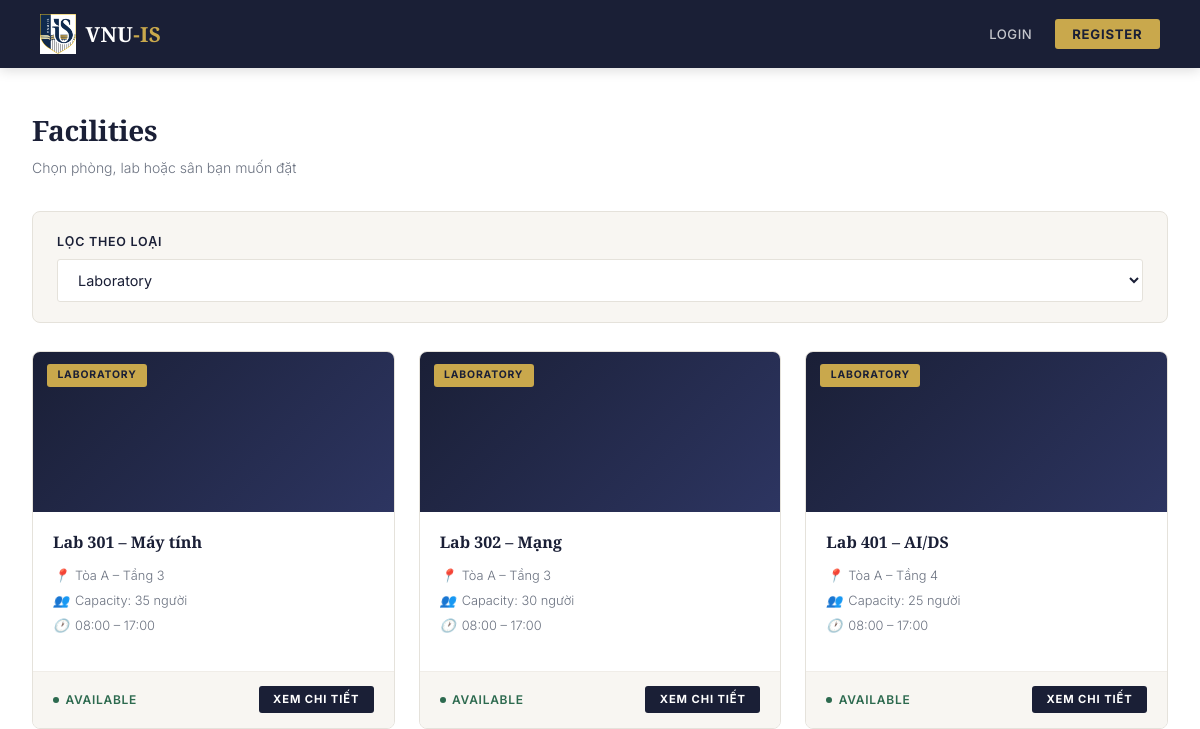
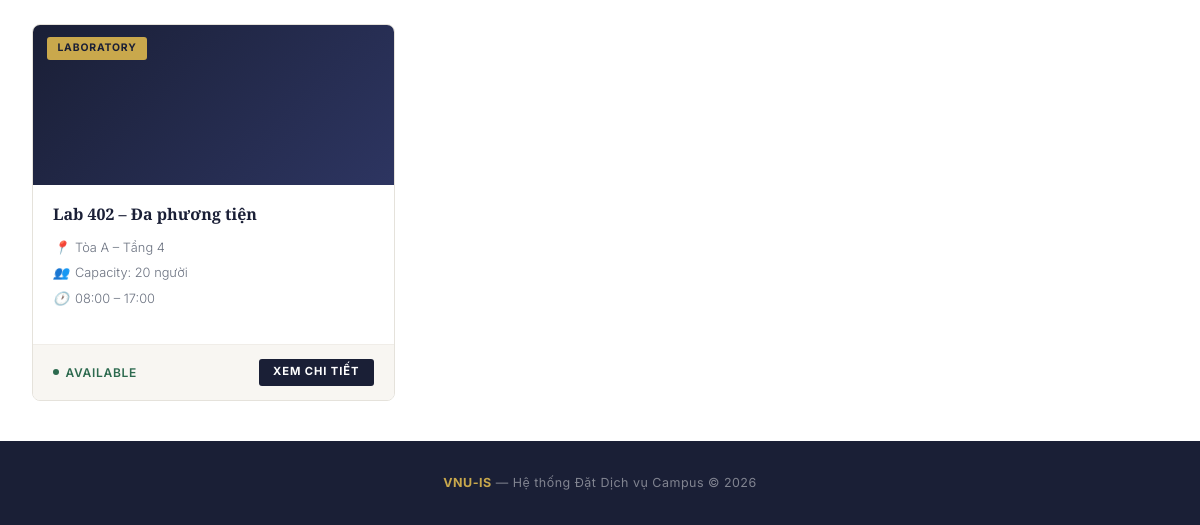
Before: /user/facilities.php?category=2 with the older database file (2 pictures, top to bottom).
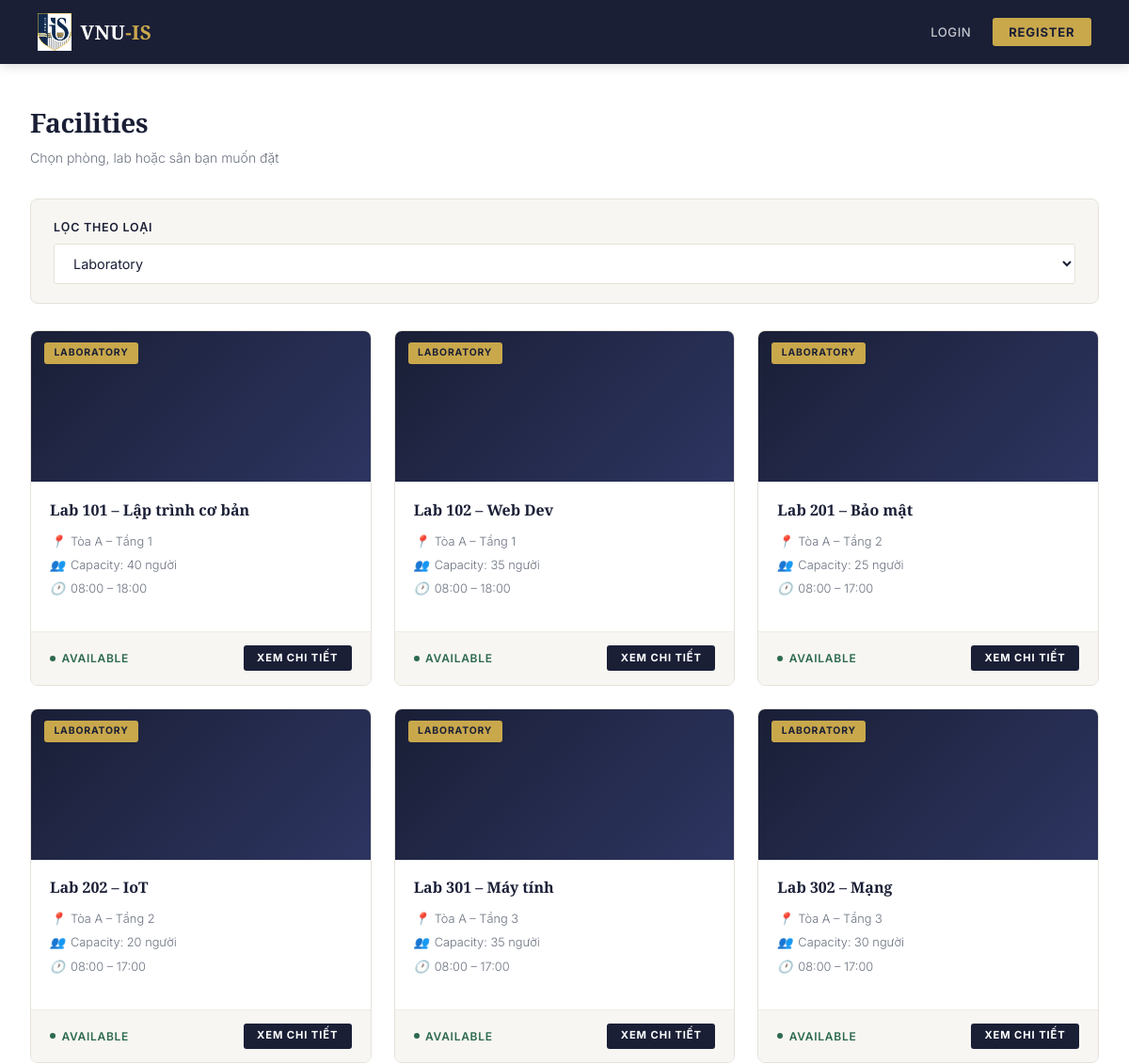
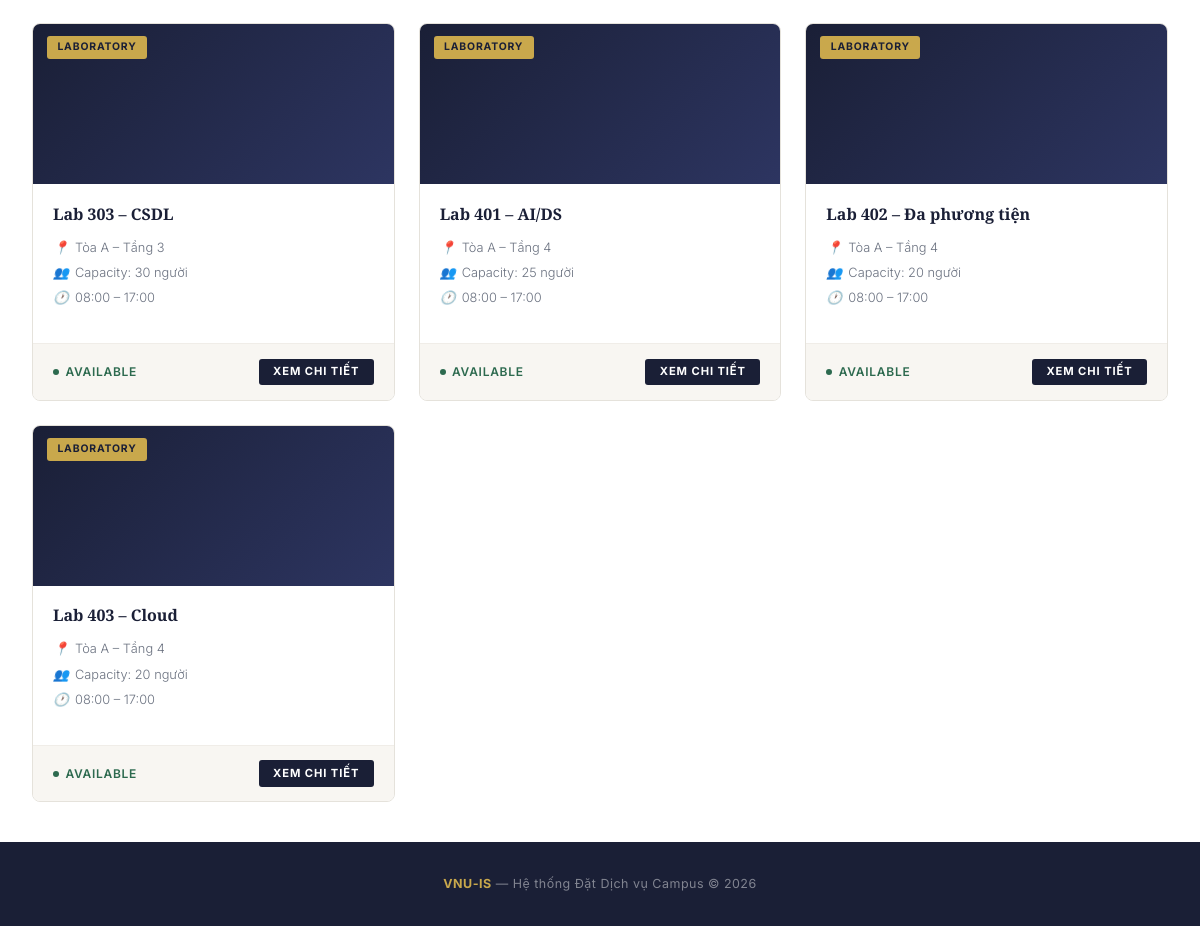
After: the same page with the newer database file (2 pictures, top to bottom).
### tables this page shows
CREATE TABLE facilities (
    facility_id INT AUTO_INCREMENT PRIMARY KEY,
    category_id INT NOT NULL,
    facility_name VARCHAR(150) NOT NULL,
    location VARCHAR(200) NOT NULL,
    capacity INT NOT NULL,
    open_time TIME NOT NULL,
    close_time TIME NOT NULL,
    facility_status ENUM('available', 'unavailable') NOT NULL DEFAULT 'available',
    description TEXT DEFAULT NULL,
    FOREIGN KEY (category_id) REFERENCES facility_categories(category_id),
    UNIQUE KEY unique_facility_location (facility_name, location)
);

CREATE TABLE facility_categories (
    category_id INT AUTO_INCREMENT PRIMARY KEY,
    category_name VARCHAR(100) NOT NULL UNIQUE,
    description VARCHAR(255) DEFAULT NULL
);

### backend/core/Auth.php (called while the page is built, shortened)
<?php
class Auth
{
    public static function isLoggedIn(): bool
    {
        return isset($_SESSION['user_id']);
    }
}

### includes/auth.php (called while the page is built, shortened)
<?php
function isLoggedIn(): bool { return Auth::isLoggedIn(); }

### config/database.php (called while the page is built, shortened)
<?php
function getDB(): PDO
{
    static $pdo = null;
    if ($pdo === null) {
        $pdo = new PDO(
            'mysql:host=' . DB_HOST . ';dbname=' . DB_NAME . ';charset=utf8mb4',
            DB_USER,
            DB_PASS,
            [
                PDO::ATTR_ERRMODE => PDO::ERRMODE_EXCEPTION,
                PDO::ATTR_DEFAULT_FETCH_MODE => PDO::FETCH_ASSOC,
            ]
        );
    }
    return $pdo;
}

### backend/core/Database.php (called while the page is built, shortened)
<?php
class Database
{
    private static ?PDO $connection = null;
    public static function getConnection(): PDO
    {
        if (self::$connection === null) {
            self::$connection = getDB();
        }
        return self::$connection;
    }
}

### backend/services/FacilityService.php (called while the page is built, shortened)
<?php
class FacilityService
{
    private FacilityModel $facilityModel;
    private FacilityCategoryModel $categoryModel;
    public function __construct()
    {
        $this->facilityModel = new FacilityModel();
        $this->categoryModel = new FacilityCategoryModel();
    }
    public function getCategoriesSimple(): array
    {
        return $this->categoryModel->findAllSimple();
    }
    public function getAvailableFacilities(?int $categoryId = null): array
    {
        return $this->facilityModel->findAvailable($categoryId);
    }
}

### backend/models/BaseModel.php (called while the page is built, shortened)
<?php
abstract class BaseModel
{
    public function __construct()
    {
        $this->db = Database::getConnection();
    }
}

### backend/models/FacilityCategoryModel.php (called while the page is built, shortened)
<?php
class FacilityCategoryModel extends BaseModel
{
    public function findAllSimple(): array
    {
        return $this->db->query("SELECT * FROM facility_categories ORDER BY category_name")->fetchAll();
    }
}

### backend/core/Helpers.php (called while the page is built, shortened)
<?php
function e(?string $value): string
{
    return htmlspecialchars($value ?? '', ENT_QUOTES, 'UTF-8');
}
function formatTime(?string $time): string
{
    return substr($time, 0, 5);
}

### backend/models/FacilityModel.php (called while the page is built, shortened)
<?php
class FacilityModel extends BaseModel
{
    public function findAvailable(?int $categoryId = null): array
    {
        $sql = "
            SELECT f.*, c.category_name
            FROM facilities f
            INNER JOIN facility_categories c ON f.category_id = c.category_id
            WHERE f.facility_status = 'available'
        ";
        $params = [];
        if ($categoryId) {
            $sql .= " AND f.category_id = ?";
            $params[] = $categoryId;
        }
        $sql .= " ORDER BY c.category_name, f.facility_name";
        $stmt = $this->db->prepare($sql);
        $stmt->execute($params);
        return $stmt->fetchAll();
    }
}

### user/facilities.php (the view, shortened to what this page needs)
<?php
require_once __DIR__ . '/../includes/auth.php';
$facilityService = new FacilityService();
$categoryFilter = isset($_GET['category']) ? (int) $_GET['category'] : 0;
$facilities = $facilityService->getAvailableFacilities($categoryFilter ?: null);
$categories = $facilityService->getCategoriesSimple();
require_once __DIR__ . '/../includes/header.php';
?>
<p class="page-title">Facilities</p>
<p class="page-subtitle">Chọn phòng, lab hoặc sân bạn muốn đặt</p>
<form method="GET" class="filter-bar">
    <div class="form-group">
        <label>Lọc theo loại</label>
        <select name="category" class="form-control" onchange="this.form.submit()">
            <?php foreach ($categories as $c): ?>
                <option value="<?= $c['category_id'] ?>" <?= $categoryFilter == $c['category_id'] ? 'selected' : '' ?>><?= e($c['category_name']) ?></option>
            <?php endforeach; ?>
        </select>
    </div>
</form>
<?php if (empty($facilities)): ?>
    <div class="empty-state">
        <p>Không có facility nào available.</p>
    </div>
<?php else: ?>
    <div class="facility-grid">
        <?php foreach ($facilities as $f): ?>
            <div class="facility-card">
                <div class="facility-card-img">
                    <span class="cat-label"><?= e($f['category_name']) ?></span>
                </div>
                <div class="facility-card-body">
                    <h3><?= e($f['facility_name']) ?></h3>
                    <div class="meta">
                        <div class="meta-item">
                            <i class="meta-icon">📍</i><?= e($f['location']) ?>
                        </div>
                        <div class="meta-item">
                            <i class="meta-icon">👥</i>Capacity: <?= $f['capacity'] ?> người
                        </div>
                        <div class="meta-item">
                            <i class="meta-icon">🕐</i><?= formatTime($f['open_time']) ?> – <?= formatTime($f['close_time']) ?>
                        </div>
                    </div>
                </div>
                <div class="facility-card-footer">
                    <span class="availability-dot">Available</span>
                    <a href="/webfinal/user/facility_detail.php?id=<?= $f['facility_id'] ?>" class="btn btn-primary btn-sm">Xem chi tiết</a>
                </div>
            </div>
        <?php endforeach; ?>
    </div>
<?php endif; ?>
<?php require_once __DIR__ . '/../includes/footer.php'; ?>

### includes/header.php (shortened to what this page needs)
<?php
require_once __DIR__ . '/auth.php';
$currentPage = basename($_SERVER['PHP_SELF'], '.php');
$baseUrl = '/webfinal';
?>
<!DOCTYPE html>
<html lang="vi">
<head>
    <link rel="stylesheet" href="<?= $baseUrl ?>/assets/css/style.css">
</head>
<body>
<nav class="navbar">
    <div class="navbar-inner">
        <a href="<?= $baseUrl ?>/index.php" class="navbar-brand">
            <img src="<?= $baseUrl ?>/assets/images/logo.png" alt="VNU-IS Logo" class="navbar-logo">
            <span class="brand-text">VNU<span class="brand-accent">-IS</span></span>
        </a>
        <ul class="navbar-nav">
            <?php if (isLoggedIn()): ?>
                <?php if (isAdmin()): ?>
                    <li><a href="<?= $baseUrl ?>/admin/dashboard.php" class="<?= str_contains($_SERVER['PHP_SELF'], '/admin/') ? 'active' : '' ?>">Dashboard</a></li>
                    <li><a href="<?= $baseUrl ?>/admin/facilities.php">Facilities</a></li>
                    <li><a href="<?= $baseUrl ?>/admin/bookings.php">Bookings</a></li>
                    <li><a href="<?= $baseUrl ?>/admin/users.php">Users</a></li>
                <?php else: ?>
                    <li><a href="<?= $baseUrl ?>/user/my_bookings.php" class="<?= $currentPage === 'my_bookings' ? 'active' : '' ?>">My Bookings</a></li>
                    <li><a href="<?= $baseUrl ?>/user/profile.php" class="<?= $currentPage === 'profile' ? 'active' : '' ?>">Profile</a></li>
                <?php endif; ?>
                <li><span class="navbar-user"><?= e($_SESSION['full_name'] ?? '') ?></span></li>
                <li><a href="<?= $baseUrl ?>/auth/logout.php" class="nav-logout">Logout</a></li>
            <?php else: ?>
                <li><a href="<?= $baseUrl ?>/auth/login.php">Login</a></li>
                <li><a href="<?= $baseUrl ?>/auth/register.php" class="btn-register">Register</a></li>
            <?php endif; ?>
        </ul>
    </div>
</nav>
<main class="main-content">

### includes/footer.php
</main>
<footer class="footer">
    <p><strong>VNU-IS</strong> &mdash; Hệ thống Đặt Dịch vụ Campus &copy; <?= date('Y') ?></p>
</footer>
</body>
</html>

Changed rows visible on the page:
added facilities: category.category_name "LABORATORY", facility_name "Lab 101 – Lập trình cơ bản", location "Tòa A – Tầng 1", capacity "40", open_time "08:00", close_time "18:00"
added facilities: category.category_name "LABORATORY", facility_name "Lab 102 – Web Dev", location "Tòa A – Tầng 1", capacity "35", open_time "08:00", close_time "18:00"
added facilities: category.category_name "LABORATORY", facility_name "Lab 201 – Bảo mật", location "Tòa A – Tầng 2", capacity "25", open_time "08:00", close_time "17:00"
added facilities: category.category_name "LABORATORY", facility_name "Lab 202 – IoT", location "Tòa A – Tầng 2", capacity "20", open_time "08:00", close_time "17:00"
added facilities: category.category_name "LABORATORY", facility_name "Lab 303 – CSDL", location "Tòa A – Tầng 3", capacity "30", open_time "08:00", close_time "17:00"
added facilities: category.category_name "LABORATORY", facility_name "Lab 403 – Cloud", location "Tòa A – Tầng 4", capacity "20", open_time "08:00", close_time "17:00"
